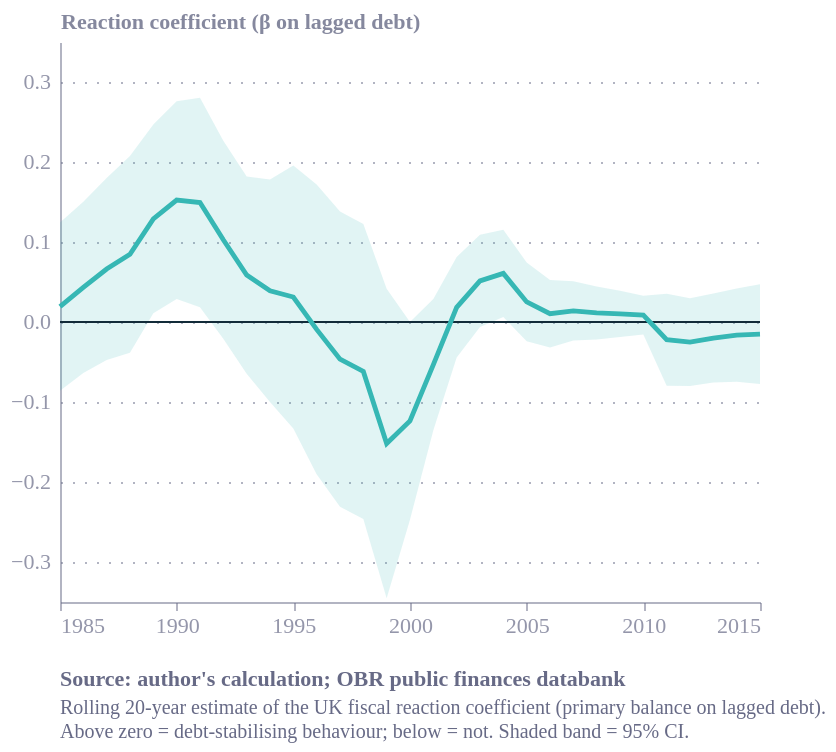

This figure's Vega-Lite source:
### Vega-Lite specification from a JSON file in a GitHub repository (floating-point values rounded to 4 significant figures)
{"config": {"font": "Circular Std", "text": {"color": "#676A86", "align": "left", "baseline": "middle", "dx": 7, "dy": 0, "fontSize": 11}, "view": {"stroke": "transparent", "continuousWidth": 400, "continuousHeight": 300, "discreteWidth": 400, "discreteHeight": 300, "fill": "transparent"}, "range": {"category": ["#36B7B4", "#E6224B", "#F4C245", "#0063AF", "#00A767", "#179FDB", "#EB5C2E"], "diverging": ["#E6224B", "#E54753", "#C9C9C9", "#179FDB", "#122B39"], "heatmap": ["#C9C9C9", "#179FDB", "#0063AF", "#122B39"], "ordinal": ["#00A767", "#36B7B4", "#179FDB", "#0063AF", "#243B5A"]}, "bar": {"color": "#179fdb"}, "line": {"color": "#e6224b"}, "rule": {"color": "#676A86"}, "area": {"opacity": 0.3}, "point": {"filled": true, "size": 80, "color": "#e6224b", "opacity": 0.95}, "geoshape": {"stroke": "white", "strokeWidth": 0.3}, "rect": {"fill": "#d6d4d4", "opacity": 0.3}, "axis": {"labelColor": "#676A86", "labelFontSize": 11, "labelFont": "Circular Std", "labelOpacity": 0.7, "tickColor": "#676A86", "tickOpacity": 0.5, "domainColor": "#676A86", "domainOpacity": 0.5, "gridColor": "#676A86", "gridDash": [2, 2], "gridOpacity": 0.5, "title": null, "titleColor": "#676A86", "titleOpacity": 0.8, "tickSize": 4}, "axisXDiscrete": {"grid": false, "labelAngle": 0, "tickCount": 10, "tickOpacity": 0.5, "title": null}, "axisYDiscrete": {"ticks": false, "labelPadding": 5}, "axisXTemporal": {"grid": false, "ticks": true}, "axisXQuantitative": {"grid": true}, "axisYQuantitative": {"gridColor": "#676A86", "gridDash": [1, 5], "gridOpacity": 0.5, "ticks": false, "labelPadding": 5, "tickCount": 8, "titleAngle": 0, "titleAlign": "left", "titleBaseline": "bottom", "titleX": 0, "titleY": -5}, "title": {"color": "#676A86E6", "subtitleColor": "#676A86", "font": "Circular Std", "subtitleFont": "Circular Std", "anchor": "start", "fontSize": 14, "subtitleFontSize": 12, "subtitlePadding": 4, "offset": 0, "frame": "group"}, "legend": {"titleColor": "#122b39", "title": null, "labelColor": "#122b39", "labelFontSize": 11}, "background": "white"}, "layer": [{"data": {"name": "data-b8d829c969f8cf83320a6a15704b3a7b"}, "mark": {"type": "area", "color": "#36B7B4", "opacity": 0.15}, "encoding": {"x": {"axis": {"format": "%Y", "tickCount": 7}, "field": "date", "title": null, "type": "temporal"}, "y": {"field": "lo", "scale": {"domain": [-0.35, 0.35]}, "title": "Reaction coefficient (β on lagged debt)", "type": "quantitative"}, "y2": {"field": "hi"}}}, {"data": {"name": "data-a0a55d106695e8d630baff0f16eee66d"}, "mark": {"type": "rule", "color": "#122b39", "strokeWidth": 1}, "encoding": {"y": {"field": "y", "type": "quantitative"}}}, {"data": {"name": "data-b8d829c969f8cf83320a6a15704b3a7b"}, "mark": {"type": "line", "strokeWidth": 2.4}, "encoding": {"color": {"field": "series", "legend": null, "type": "nominal"}, "x": {"field": "date", "type": "temporal"}, "y": {"field": "beta", "type": "quantitative"}}}], "height": 280, "title": {"text": "Source: author's calculation; OBR public finances databank", "anchor": "start", "color": "#676A86", "dy": 12, "fontSize": 11, "orient": "bottom", "subtitle": ["Rolling 20-year estimate of the UK fiscal reaction coefficient (primary balance on lagged debt).", "Above zero = debt-stabilising behaviour; below = not. Shaded band = 95% CI."], "subtitleColor": "#676A86", "subtitleFontSize": 10}, "width": 350, "$schema": "https://vega.github.io/schema/vega-lite/v6.4.1.json", "datasets": {"data-b8d829c969f8cf83320a6a15704b3a7b": [{"year": 1985, "beta": 0.01927, "lo": -0.0858, "hi": 0.1243, "date": "1985-01-01T00:00:00", "series": "x"}, {"year": 1986, "beta": 0.04326, "lo": -0.06367, "hi": 0.1502, "date": "1986-01-01T00:00:00", "series": "x"}, {"year": 1987, "beta": 0.06623, "lo": -0.04745, "hi": 0.1799, "date": "1987-01-01T00:00:00", "series": "x"}, {"year": 1988, "beta": 0.08457, "lo": -0.03836, "hi": 0.2075, "date": "1988-01-01T00:00:00", "series": "x"}, {"year": 1989, "beta": 0.1289, "lo": 0.01092, "hi": 0.2469, "date": "1989-01-01T00:00:00", "series": "x"}, {"year": 1990, "beta": 0.1524, "lo": 0.02891, "hi": 0.2758, "date": "1990-01-01T00:00:00", "series": "x"}, {"year": 1991, "beta": 0.1494, "lo": 0.01833, "hi": 0.2804, "date": "1991-01-01T00:00:00", "series": "x"}, {"year": 1992, "beta": 0.1028, "lo": -0.02105, "hi": 0.2266, "date": "1992-01-01T00:00:00", "series": "x"}, {"year": 1993, "beta": 0.05867, "lo": -0.06458, "hi": 0.1819, "date": "1993-01-01T00:00:00", "series": "x"}, {"year": 1994, "beta": 0.03896, "lo": -0.1, "hi": 0.178, "date": "1994-01-01T00:00:00", "series": "x"}, {"year": 1995, "beta": 0.03127, "lo": -0.133, "hi": 0.1955, "date": "1995-01-01T00:00:00", "series": "x"}, {"year": 1996, "beta": -0.009279, "lo": -0.1904, "hi": 0.1719, "date": "1996-01-01T00:00:00", "series": "x"}, {"year": 1997, "beta": -0.0464, "lo": -0.2308, "hi": 0.138, "date": "1997-01-01T00:00:00", "series": "x"}, {"year": 1998, "beta": -0.06178, "lo": -0.2461, "hi": 0.1226, "date": "1998-01-01T00:00:00", "series": "x"}, {"year": 1999, "beta": -0.1519, "lo": -0.3452, "hi": 0.04145, "date": "1999-01-01T00:00:00", "series": "x"}, {"year": 2000, "beta": -0.1236, "lo": -0.2471, "hi": -9.405e-05, "date": "2000-01-01T00:00:00", "series": "x"}, {"year": 2001, "beta": -0.05327, "lo": -0.1352, "hi": 0.02866, "date": "2001-01-01T00:00:00", "series": "x"}, {"year": 2002, "beta": 0.01832, "lo": -0.04448, "hi": 0.08111, "date": "2002-01-01T00:00:00", "series": "x"}, {"year": 2003, "beta": 0.05139, "lo": -0.00639, "hi": 0.1092, "date": "2003-01-01T00:00:00", "series": "x"}, {"year": 2004, "beta": 0.06079, "lo": 0.006301, "hi": 0.1153, "date": "2004-01-01T00:00:00", "series": "x"}, {"year": 2005, "beta": 0.02512, "lo": -0.0242, "hi": 0.07445, "date": "2005-01-01T00:00:00", "series": "x"}, {"year": 2006, "beta": 0.01037, "lo": -0.03191, "hi": 0.05265, "date": "2006-01-01T00:00:00", "series": "x"}, {"year": 2007, "beta": 0.01383, "lo": -0.02315, "hi": 0.0508, "date": "2007-01-01T00:00:00", "series": "x"}, {"year": 2008, "beta": 0.01131, "lo": -0.02174, "hi": 0.04435, "date": "2008-01-01T00:00:00", "series": "x"}, {"year": 2009, "beta": 0.01005, "lo": -0.01889, "hi": 0.03899, "date": "2009-01-01T00:00:00", "series": "x"}, {"year": 2010, "beta": 0.008536, "lo": -0.01563, "hi": 0.03271, "date": "2010-01-01T00:00:00", "series": "x"}, {"year": 2011, "beta": -0.02213, "lo": -0.07968, "hi": 0.03541, "date": "2011-01-01T00:00:00", "series": "x"}, {"year": 2012, "beta": -0.02517, "lo": -0.07991, "hi": 0.02957, "date": "2012-01-01T00:00:00", "series": "x"}, {"year": 2013, "beta": -0.02004, "lo": -0.07565, "hi": 0.03556, "date": "2013-01-01T00:00:00", "series": "x"}, {"year": 2014, "beta": -0.01641, "lo": -0.07463, "hi": 0.04181, "date": "2014-01-01T00:00:00", "series": "x"}, {"year": 2015, "beta": -0.01521, "lo": -0.07754, "hi": 0.04713, "date": "2015-01-01T00:00:00", "series": "x"}], "data-a0a55d106695e8d630baff0f16eee66d": [{"y": 0}]}}
